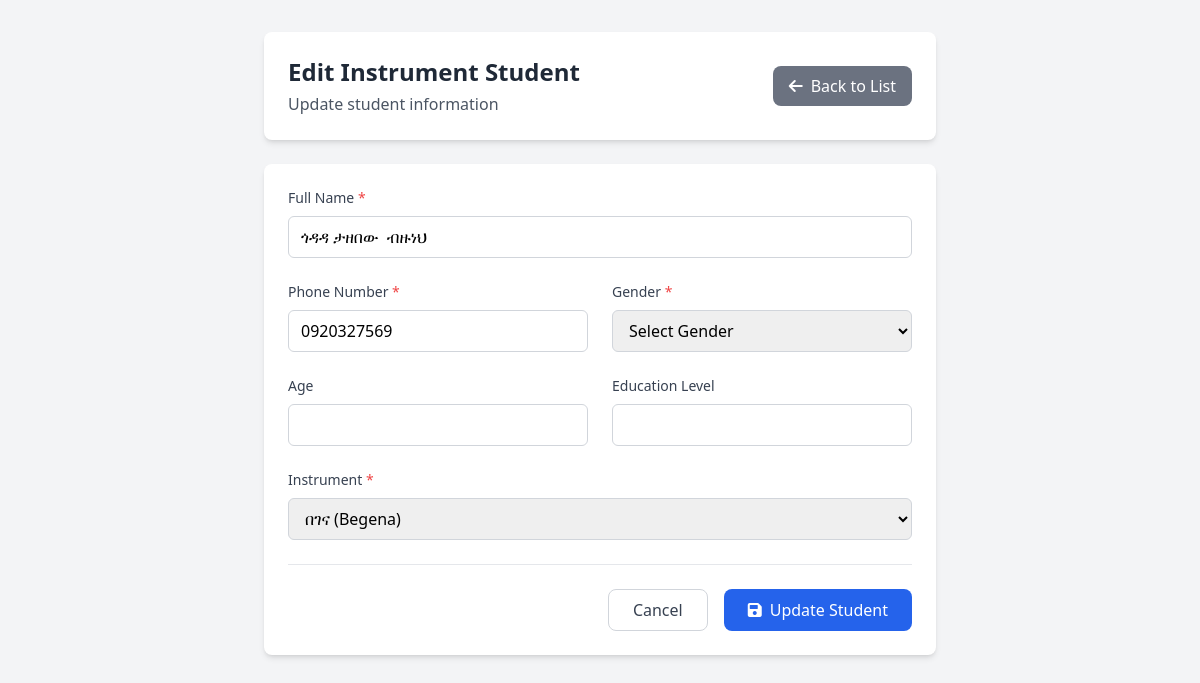
Screenshot of /edit_instrument_student.php?id=6 with the database file from the repository.
### tables this page shows
CREATE TABLE `instrument_registrations` (
  `id` int(11) NOT NULL,
  `student_id` int(11) DEFAULT NULL,
  `phone` varchar(20) DEFAULT NULL,
  `instrument` varchar(100) NOT NULL,
  `photo` varchar(255) DEFAULT NULL,
  `registration_date` datetime DEFAULT current_timestamp(),
  `full_name` varchar(128) NOT NULL,
  `christian_name` varchar(128) NOT NULL,
  `gender` varchar(16) NOT NULL,
  `birth_year_et` varchar(8) NOT NULL,
  `birth_month_et` varchar(8) NOT NULL,
  `birth_day_et` varchar(8) NOT NULL,
  `phone_number` varchar(32) NOT NULL,
  `person_photo_path` varchar(255) NOT NULL,
  `created_at` timestamp NOT NULL DEFAULT current_timestamp(),
  `flagged` tinyint(1) DEFAULT 0,
  `has_spiritual_father` varchar(16) DEFAULT NULL,
  `spiritual_father_name` varchar(255) DEFAULT NULL,
  `spiritual_father_phone` varchar(20) DEFAULT NULL,
  `spiritual_father_church` varchar(255) DEFAULT NULL,
  `sub_city` varchar(100) DEFAULT NULL,
  `district` varchar(100) DEFAULT NULL,
  `specific_area` varchar(100) DEFAULT NULL,
  `house_number` varchar(50) DEFAULT NULL,
  `emergency_name` varchar(255) DEFAULT NULL,
  `emergency_phone` varchar(20) DEFAULT NULL,
  `emergency_alt_phone` varchar(20) DEFAULT NULL,
  `emergency_address` text DEFAULT NULL
);

### edit_instrument_student.php (the view, shortened to what this page needs)
<?php
require_once 'config.php';
$student_id = $_GET['id'];
try {
    $pdo = new PDO("mysql:host=$host;dbname=$dbname;charset=utf8", $username, $password);
    $pdo->setAttribute(PDO::ATTR_ERRMODE, PDO::ERRMODE_EXCEPTION);
    $stmt = $pdo->prepare("
        SELECT * FROM instrument_registrations
        WHERE id = ?
    ");
    $stmt->execute([$student_id]);
    $student = $stmt->fetch(PDO::FETCH_ASSOC);
} catch (Exception $e) {
    $error = 'Database error: ' . $e->getMessage();
}
?>
<!DOCTYPE html>
<html lang="en">
<head>
    <script src="https://cdn.tailwindcss.com"></script>
    <link rel="stylesheet" href="https://cdnjs.cloudflare.com/ajax/libs/font-awesome/6.0.0/css/all.min.css">
</head>
<body class="bg-gray-100">
    <div class="min-h-screen py-8">
        <div class="max-w-2xl mx-auto">
            <div class="bg-white rounded-lg shadow-md p-6 mb-6">
                <div class="flex items-center justify-between">
                    <div>
                        <h1 class="text-2xl font-bold text-gray-800">Edit Instrument Student</h1>
                        <p class="text-gray-600 mt-1">Update student information</p>
                    </div>
                    <a href="students.php?view=instrument" class="px-4 py-2 bg-gray-500 text-white rounded-lg hover:bg-gray-600 flex items-center">
                        <i class="fas fa-arrow-left mr-2"></i>
                        Back to List
                    </a>
                </div>
            </div>
            <div class="bg-white rounded-lg shadow-md p-6">
                <form method="POST" class="space-y-6">
                    <div class="grid grid-cols-1 md:grid-cols-2 gap-6">
                        <div class="md:col-span-2">
                            <label class="block text-sm font-medium text-gray-700 mb-2">
                                Full Name <span class="text-red-500">*</span>
                            </label>
                            <input type="text" name="full_name" value="<?php echo htmlspecialchars($student['full_name']); ?>"
                                   class="w-full px-3 py-2 border border-gray-300 rounded-md focus:outline-none focus:ring-2 focus:ring-blue-500" required>
                        </div>
                        <div>
                            <label class="block text-sm font-medium text-gray-700 mb-2">
                                Phone Number <span class="text-red-500">*</span>
                            </label>
                            <input type="tel" name="phone_number" value="<?php echo htmlspecialchars($student['phone_number']); ?>"
                                   class="w-full px-3 py-2 border border-gray-300 rounded-md focus:outline-none focus:ring-2 focus:ring-blue-500" required>
                        </div>
                        <div>
                            <label class="block text-sm font-medium text-gray-700 mb-2">
                                Gender <span class="text-red-500">*</span>
                            </label>
                            <select name="gender" class="w-full px-3 py-2 border border-gray-300 rounded-md focus:outline-none focus:ring-2 focus:ring-blue-500" required>
                                <option value="">Select Gender</option>
                            </select>
                        </div>
                        <div>
                            <label class="block text-sm font-medium text-gray-700 mb-2">Age</label>
                            <input type="number" name="age" value="<?php echo htmlspecialchars($student['age']); ?>" min="1" max="100"
                                   class="w-full px-3 py-2 border border-gray-300 rounded-md focus:outline-none focus:ring-2 focus:ring-blue-500">
                        </div>
                        <div>
                            <label class="block text-sm font-medium text-gray-700 mb-2">Education Level</label>
                            <input type="text" name="education_level" value="<?php echo htmlspecialchars($student['education_level']); ?>"
                                   class="w-full px-3 py-2 border border-gray-300 rounded-md focus:outline-none focus:ring-2 focus:ring-blue-500">
                        </div>
                        <div class="md:col-span-2">
                            <label class="block text-sm font-medium text-gray-700 mb-2">
                                Instrument <span class="text-red-500">*</span>
                            </label>
                            <select name="instrument" class="w-full px-3 py-2 border border-gray-300 rounded-md focus:outline-none focus:ring-2 focus:ring-blue-500" required>
                                <option value="begena" <?php echo $student['instrument'] === 'begena' ? 'selected' : ''; ?>>በገና (Begena)</option>
                            </select>
                        </div>
                    </div>
                    <div class="flex justify-end space-x-4 pt-6 border-t">
                        <a href="students.php?view=instrument"
                           class="px-6 py-2 border border-gray-300 text-gray-700 rounded-lg hover:bg-gray-50">
                            Cancel
                        </a>
                        <button type="submit"
                                class="px-6 py-2 bg-blue-600 text-white rounded-lg hover:bg-blue-700 flex items-center">
                            <i class="fas fa-save mr-2"></i>
                            Update Student
                        </button>
                    </div>
                </form>
            </div>
        </div>
    </div>
</body>
</html>

### rows the page displays
instrument_registrations: full_name "ጎዳዳ ታዘበው ብዙነህ", phone_number "0920327569", instrument "በገና (Begena)"
